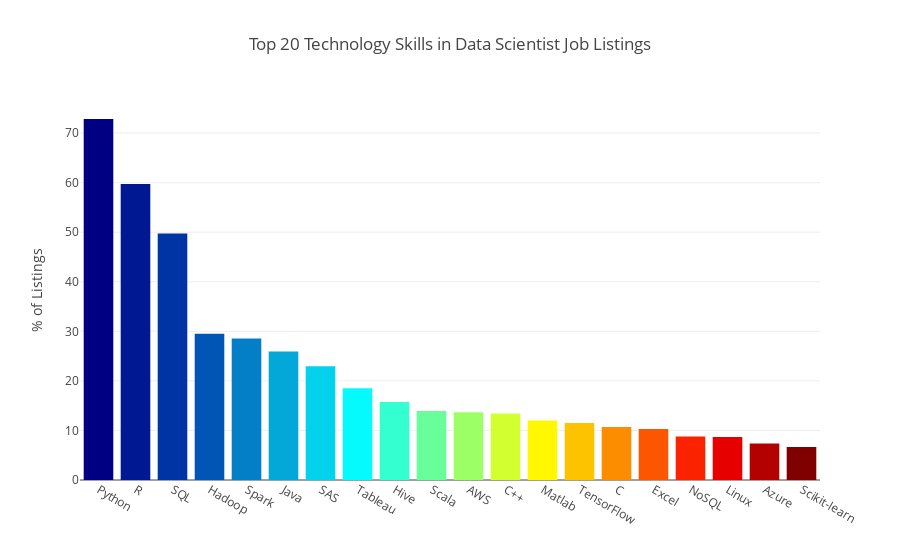

The notebook cell saved with this chart:
### Code cell
cmax=200
cmin=50
color_s = np.linspace(cmin, cmax, 20)

data = [
    go.Bar(
        x=df.index,          
        y=df.iloc[:20, -1],
        marker=dict(
            colorscale='Jet',
            color=color_s,
        ),
    )
]

layout = dict(
    title="Top 20 Technology Skills in Data Scientist Job Listings",
    yaxis=dict(title="% of Listings",)
)

fig = go.Figure(data=data, layout=layout)
py.iplot(fig)

### Figure 1 — Plotly figure (JSON) as saved in the notebook; plotly's stock layout.template omitted (floating-point values rounded to 4 significant figures)
{"data": [{"marker": {"color": [50, 57.89, 65.79, 73.68, 81.58, 89.47, 97.37, 105.3, 113.2, 121.1, 128.9, 136.8, 144.7, 152.6, 160.5, 168.4, 176.3, 184.2, 192.1, 200], "colorscale": "Jet"}, "x": ["Python", "R", "SQL", "Hadoop", "Spark", "Java", "SAS", "Tableau", "Hive", "Scala", "AWS", "C++", "Matlab", "TensorFlow", "C", "Excel", "NoSQL", "Linux", "Azure", "Scikit-learn", "SPSS", "Pandas", "Pig", "Javascript", "Numpy", "Perl", "C# ", "Keras", "Git", "Docker", "MySQL", "Hbase", "MongoDB", "Cassandra", "D3", "PyTorch", "Caffe"], "y": [72.84, 59.74, 49.76, 29.51, 28.55, 25.95, 22.96, 18.51, 15.76, 13.93, 13.68, 13.41, 11.98, 11.51, 10.7, 10.31, 8.8, 8.659, 7.378, 6.667], "type": "bar", "uid": "058a17d4-d088-11e8-a165-11ced18b9a9b"}], "layout": {"title": "Top 20 Technology Skills in Data Scientist Job Listings", "yaxis": {"title": "% of Listings"}}}
